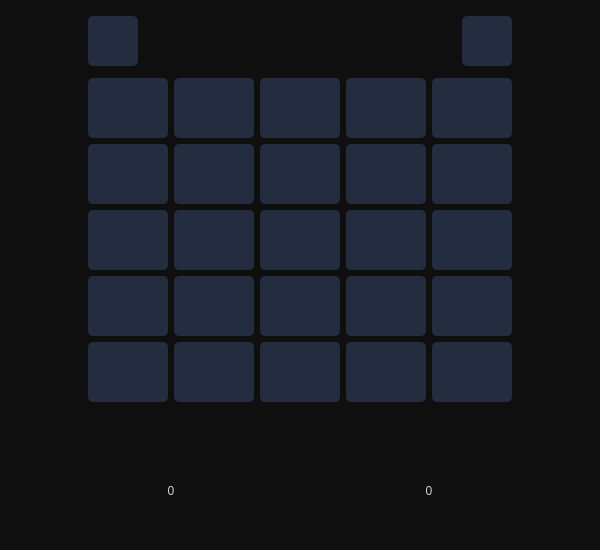
<?xml version="1.0" encoding="UTF-8"?>
<ui version="4.0">
 <class>FFiveGame</class>
 <widget class="QWidget" name="FFiveGame">
  <property name="geometry">
   <rect>
    <x>0</x>
    <y>0</y>
    <width>600</width>
    <height>550</height>
   </rect>
  </property>
  <property name="minimumSize">
   <size>
    <width>600</width>
    <height>550</height>
   </size>
  </property>
  <property name="styleSheet">
   <string notr="true">QWidget {
	background-color: #0F0F0F;
}
QPushButton {
	color: rgb(185, 185, 185);
	border-radius: 5px;
	
	background-color: #232D3F;
}

QPushButton:hover {
	background-color: #e94141;
}

QLabel {
	color: rgb(209, 209, 209);
	font: 12pt &quot;Comic Sans MS&quot;;
}</string>
  </property>
  <layout class="QGridLayout" name="gridLayout_2" rowstretch="3,0,0,0,0,0,0,0,0,0,2">
   <item row="3" column="1">
    <widget class="QPushButton" name="pushButton11">
     <property name="minimumSize">
      <size>
       <width>80</width>
       <height>60</height>
      </size>
     </property>
     <property name="maximumSize">
      <size>
       <width>80</width>
       <height>60</height>
      </size>
     </property>
     <property name="font">
      <font>
       <family>Comic Sans MS</family>
       <pointsize>20</pointsize>
       <bold>true</bold>
      </font>
     </property>
     <property name="text">
      <string/>
     </property>
    </widget>
   </item>
   <item row="2" column="1">
    <widget class="QPushButton" name="pushButton6">
     <property name="minimumSize">
      <size>
       <width>80</width>
       <height>60</height>
      </size>
     </property>
     <property name="maximumSize">
      <size>
       <width>80</width>
       <height>60</height>
      </size>
     </property>
     <property name="font">
      <font>
       <family>Comic Sans MS</family>
       <pointsize>20</pointsize>
       <bold>true</bold>
      </font>
     </property>
     <property name="text">
      <string/>
     </property>
    </widget>
   </item>
   <item row="3" column="2">
    <widget class="QPushButton" name="pushButton12">
     <property name="minimumSize">
      <size>
       <width>80</width>
       <height>60</height>
      </size>
     </property>
     <property name="maximumSize">
      <size>
       <width>80</width>
       <height>60</height>
      </size>
     </property>
     <property name="font">
      <font>
       <family>Comic Sans MS</family>
       <pointsize>20</pointsize>
       <bold>true</bold>
      </font>
     </property>
     <property name="text">
      <string/>
     </property>
    </widget>
   </item>
   <item row="9" column="1" colspan="2">
    <widget class="QLabel" name="player1Score">
     <property name="text">
      <string>0</string>
     </property>
     <property name="alignment">
      <set>Qt::AlignCenter</set>
     </property>
    </widget>
   </item>
   <item row="0" column="3">
    <spacer name="verticalSpacer_2">
     <property name="orientation">
      <enum>Qt::Vertical</enum>
     </property>
     <property name="sizeHint" stdset="0">
      <size>
       <width>20</width>
       <height>40</height>
      </size>
     </property>
    </spacer>
   </item>
   <item row="8" column="3" rowspan="2" alignment="Qt::AlignHCenter|Qt::AlignVCenter">
    <widget class="QLabel" name="vsLabel">
     <property name="maximumSize">
      <size>
       <width>50</width>
       <height>50</height>
      </size>
     </property>
     <property name="text">
      <string/>
     </property>
     <property name="pixmap">
      <pixmap resource="../resource/resource.qrc">:/icons/vs.png</pixmap>
     </property>
     <property name="scaledContents">
      <bool>true</bool>
     </property>
     <property name="alignment">
      <set>Qt::AlignCenter</set>
     </property>
    </widget>
   </item>
   <item row="4" column="5">
    <widget class="QPushButton" name="pushButton20">
     <property name="minimumSize">
      <size>
       <width>80</width>
       <height>60</height>
      </size>
     </property>
     <property name="maximumSize">
      <size>
       <width>80</width>
       <height>60</height>
      </size>
     </property>
     <property name="font">
      <font>
       <family>Comic Sans MS</family>
       <pointsize>20</pointsize>
       <bold>true</bold>
      </font>
     </property>
     <property name="text">
      <string/>
     </property>
    </widget>
   </item>
   <item row="4" column="4">
    <widget class="QPushButton" name="pushButton19">
     <property name="minimumSize">
      <size>
       <width>80</width>
       <height>60</height>
      </size>
     </property>
     <property name="maximumSize">
      <size>
       <width>80</width>
       <height>60</height>
      </size>
     </property>
     <property name="font">
      <font>
       <family>Comic Sans MS</family>
       <pointsize>20</pointsize>
       <bold>true</bold>
      </font>
     </property>
     <property name="text">
      <string/>
     </property>
    </widget>
   </item>
   <item row="6" column="3">
    <spacer name="verticalSpacer">
     <property name="orientation">
      <enum>Qt::Vertical</enum>
     </property>
     <property name="sizeHint" stdset="0">
      <size>
       <width>20</width>
       <height>40</height>
      </size>
     </property>
    </spacer>
   </item>
   <item row="10" column="3">
    <spacer name="verticalSpacer_3">
     <property name="orientation">
      <enum>Qt::Vertical</enum>
     </property>
     <property name="sizeHint" stdset="0">
      <size>
       <width>20</width>
       <height>40</height>
      </size>
     </property>
    </spacer>
   </item>
   <item row="0" column="1" alignment="Qt::AlignLeft|Qt::AlignVCenter">
    <widget class="QPushButton" name="homeButton">
     <property name="minimumSize">
      <size>
       <width>50</width>
       <height>50</height>
      </size>
     </property>
     <property name="maximumSize">
      <size>
       <width>50</width>
       <height>50</height>
      </size>
     </property>
     <property name="text">
      <string/>
     </property>
     <property name="icon">
      <iconset resource="../resource/resource.qrc">
       <normaloff>:/icons/home.png</normaloff>:/icons/home.png</iconset>
     </property>
     <property name="iconSize">
      <size>
       <width>24</width>
       <height>24</height>
      </size>
     </property>
    </widget>
   </item>
   <item row="2" column="2">
    <widget class="QPushButton" name="pushButton7">
     <property name="minimumSize">
      <size>
       <width>80</width>
       <height>60</height>
      </size>
     </property>
     <property name="maximumSize">
      <size>
       <width>80</width>
       <height>60</height>
      </size>
     </property>
     <property name="font">
      <font>
       <family>Comic Sans MS</family>
       <pointsize>20</pointsize>
       <bold>true</bold>
      </font>
     </property>
     <property name="text">
      <string/>
     </property>
    </widget>
   </item>
   <item row="1" column="4">
    <widget class="QPushButton" name="pushButton4">
     <property name="minimumSize">
      <size>
       <width>80</width>
       <height>60</height>
      </size>
     </property>
     <property name="maximumSize">
      <size>
       <width>80</width>
       <height>60</height>
      </size>
     </property>
     <property name="font">
      <font>
       <family>Comic Sans MS</family>
       <pointsize>20</pointsize>
       <bold>true</bold>
      </font>
     </property>
     <property name="text">
      <string/>
     </property>
    </widget>
   </item>
   <item row="8" column="1" colspan="2">
    <widget class="QLabel" name="player1Label">
     <property name="minimumSize">
      <size>
       <width>0</width>
       <height>30</height>
      </size>
     </property>
     <property name="font">
      <font>
       <family>Comic Sans MS</family>
       <pointsize>12</pointsize>
       <italic>false</italic>
       <bold>false</bold>
      </font>
     </property>
     <property name="text">
      <string/>
     </property>
     <property name="alignment">
      <set>Qt::AlignCenter</set>
     </property>
    </widget>
   </item>
   <item row="4" column="3">
    <widget class="QPushButton" name="pushButton18">
     <property name="minimumSize">
      <size>
       <width>80</width>
       <height>60</height>
      </size>
     </property>
     <property name="maximumSize">
      <size>
       <width>80</width>
       <height>60</height>
      </size>
     </property>
     <property name="font">
      <font>
       <family>Comic Sans MS</family>
       <pointsize>20</pointsize>
       <bold>true</bold>
      </font>
     </property>
     <property name="text">
      <string/>
     </property>
    </widget>
   </item>
   <item row="4" column="2">
    <widget class="QPushButton" name="pushButton17">
     <property name="minimumSize">
      <size>
       <width>80</width>
       <height>60</height>
      </size>
     </property>
     <property name="maximumSize">
      <size>
       <width>80</width>
       <height>60</height>
      </size>
     </property>
     <property name="font">
      <font>
       <family>Comic Sans MS</family>
       <pointsize>20</pointsize>
       <bold>true</bold>
      </font>
     </property>
     <property name="text">
      <string/>
     </property>
    </widget>
   </item>
   <item row="2" column="5">
    <widget class="QPushButton" name="pushButton10">
     <property name="minimumSize">
      <size>
       <width>80</width>
       <height>60</height>
      </size>
     </property>
     <property name="maximumSize">
      <size>
       <width>80</width>
       <height>60</height>
      </size>
     </property>
     <property name="font">
      <font>
       <family>Comic Sans MS</family>
       <pointsize>20</pointsize>
       <bold>true</bold>
      </font>
     </property>
     <property name="text">
      <string/>
     </property>
    </widget>
   </item>
   <item row="1" column="1">
    <widget class="QPushButton" name="pushButton1">
     <property name="minimumSize">
      <size>
       <width>80</width>
       <height>60</height>
      </size>
     </property>
     <property name="maximumSize">
      <size>
       <width>80</width>
       <height>60</height>
      </size>
     </property>
     <property name="font">
      <font>
       <family>Comic Sans MS</family>
       <pointsize>20</pointsize>
       <bold>true</bold>
      </font>
     </property>
     <property name="text">
      <string/>
     </property>
    </widget>
   </item>
   <item row="1" column="2">
    <widget class="QPushButton" name="pushButton2">
     <property name="minimumSize">
      <size>
       <width>80</width>
       <height>60</height>
      </size>
     </property>
     <property name="maximumSize">
      <size>
       <width>80</width>
       <height>60</height>
      </size>
     </property>
     <property name="font">
      <font>
       <family>Comic Sans MS</family>
       <pointsize>20</pointsize>
       <bold>true</bold>
      </font>
     </property>
     <property name="text">
      <string/>
     </property>
    </widget>
   </item>
   <item row="5" column="3">
    <widget class="QPushButton" name="pushButton23">
     <property name="minimumSize">
      <size>
       <width>80</width>
       <height>60</height>
      </size>
     </property>
     <property name="maximumSize">
      <size>
       <width>80</width>
       <height>60</height>
      </size>
     </property>
     <property name="font">
      <font>
       <family>Comic Sans MS</family>
       <pointsize>20</pointsize>
       <bold>true</bold>
      </font>
     </property>
     <property name="text">
      <string/>
     </property>
    </widget>
   </item>
   <item row="2" column="3">
    <widget class="QPushButton" name="pushButton8">
     <property name="minimumSize">
      <size>
       <width>80</width>
       <height>60</height>
      </size>
     </property>
     <property name="maximumSize">
      <size>
       <width>80</width>
       <height>60</height>
      </size>
     </property>
     <property name="font">
      <font>
       <family>Comic Sans MS</family>
       <pointsize>20</pointsize>
       <bold>true</bold>
      </font>
     </property>
     <property name="text">
      <string/>
     </property>
    </widget>
   </item>
   <item row="5" column="4">
    <widget class="QPushButton" name="pushButton24">
     <property name="minimumSize">
      <size>
       <width>80</width>
       <height>60</height>
      </size>
     </property>
     <property name="maximumSize">
      <size>
       <width>80</width>
       <height>60</height>
      </size>
     </property>
     <property name="font">
      <font>
       <family>Comic Sans MS</family>
       <pointsize>20</pointsize>
       <bold>true</bold>
      </font>
     </property>
     <property name="text">
      <string/>
     </property>
    </widget>
   </item>
   <item row="4" column="1">
    <widget class="QPushButton" name="pushButton16">
     <property name="minimumSize">
      <size>
       <width>80</width>
       <height>60</height>
      </size>
     </property>
     <property name="maximumSize">
      <size>
       <width>80</width>
       <height>60</height>
      </size>
     </property>
     <property name="font">
      <font>
       <family>Comic Sans MS</family>
       <pointsize>20</pointsize>
       <bold>true</bold>
      </font>
     </property>
     <property name="text">
      <string/>
     </property>
    </widget>
   </item>
   <item row="3" column="5">
    <widget class="QPushButton" name="pushButton15">
     <property name="minimumSize">
      <size>
       <width>80</width>
       <height>60</height>
      </size>
     </property>
     <property name="maximumSize">
      <size>
       <width>80</width>
       <height>60</height>
      </size>
     </property>
     <property name="font">
      <font>
       <family>Comic Sans MS</family>
       <pointsize>20</pointsize>
       <bold>true</bold>
      </font>
     </property>
     <property name="text">
      <string/>
     </property>
    </widget>
   </item>
   <item row="8" column="4" colspan="2">
    <widget class="QLabel" name="player2Label">
     <property name="minimumSize">
      <size>
       <width>0</width>
       <height>30</height>
      </size>
     </property>
     <property name="font">
      <font>
       <family>Comic Sans MS</family>
       <pointsize>12</pointsize>
       <italic>false</italic>
       <bold>false</bold>
      </font>
     </property>
     <property name="styleSheet">
      <string notr="true"/>
     </property>
     <property name="text">
      <string/>
     </property>
     <property name="alignment">
      <set>Qt::AlignCenter</set>
     </property>
     <property name="wordWrap">
      <bool>true</bool>
     </property>
    </widget>
   </item>
   <item row="5" column="2">
    <widget class="QPushButton" name="pushButton22">
     <property name="minimumSize">
      <size>
       <width>80</width>
       <height>60</height>
      </size>
     </property>
     <property name="maximumSize">
      <size>
       <width>80</width>
       <height>60</height>
      </size>
     </property>
     <property name="font">
      <font>
       <family>Comic Sans MS</family>
       <pointsize>20</pointsize>
       <bold>true</bold>
      </font>
     </property>
     <property name="text">
      <string/>
     </property>
    </widget>
   </item>
   <item row="1" column="5">
    <widget class="QPushButton" name="pushButton5">
     <property name="minimumSize">
      <size>
       <width>80</width>
       <height>60</height>
      </size>
     </property>
     <property name="maximumSize">
      <size>
       <width>80</width>
       <height>60</height>
      </size>
     </property>
     <property name="font">
      <font>
       <family>Comic Sans MS</family>
       <pointsize>20</pointsize>
       <bold>true</bold>
      </font>
     </property>
     <property name="text">
      <string/>
     </property>
    </widget>
   </item>
   <item row="3" column="3">
    <widget class="QPushButton" name="pushButton13">
     <property name="minimumSize">
      <size>
       <width>80</width>
       <height>60</height>
      </size>
     </property>
     <property name="maximumSize">
      <size>
       <width>80</width>
       <height>60</height>
      </size>
     </property>
     <property name="font">
      <font>
       <family>Comic Sans MS</family>
       <pointsize>20</pointsize>
       <bold>true</bold>
      </font>
     </property>
     <property name="text">
      <string/>
     </property>
    </widget>
   </item>
   <item row="5" column="1">
    <widget class="QPushButton" name="pushButton21">
     <property name="minimumSize">
      <size>
       <width>80</width>
       <height>60</height>
      </size>
     </property>
     <property name="maximumSize">
      <size>
       <width>80</width>
       <height>60</height>
      </size>
     </property>
     <property name="font">
      <font>
       <family>Comic Sans MS</family>
       <pointsize>20</pointsize>
       <bold>true</bold>
      </font>
     </property>
     <property name="text">
      <string/>
     </property>
    </widget>
   </item>
   <item row="3" column="4">
    <widget class="QPushButton" name="pushButton14">
     <property name="minimumSize">
      <size>
       <width>80</width>
       <height>60</height>
      </size>
     </property>
     <property name="maximumSize">
      <size>
       <width>80</width>
       <height>60</height>
      </size>
     </property>
     <property name="font">
      <font>
       <family>Comic Sans MS</family>
       <pointsize>20</pointsize>
       <bold>true</bold>
      </font>
     </property>
     <property name="text">
      <string/>
     </property>
    </widget>
   </item>
   <item row="1" column="0">
    <spacer name="horizontalSpacer">
     <property name="orientation">
      <enum>Qt::Horizontal</enum>
     </property>
     <property name="sizeHint" stdset="0">
      <size>
       <width>0</width>
       <height>0</height>
      </size>
     </property>
    </spacer>
   </item>
   <item row="2" column="4">
    <widget class="QPushButton" name="pushButton9">
     <property name="minimumSize">
      <size>
       <width>80</width>
       <height>60</height>
      </size>
     </property>
     <property name="maximumSize">
      <size>
       <width>80</width>
       <height>60</height>
      </size>
     </property>
     <property name="font">
      <font>
       <family>Comic Sans MS</family>
       <pointsize>20</pointsize>
       <bold>true</bold>
      </font>
     </property>
     <property name="text">
      <string/>
     </property>
    </widget>
   </item>
   <item row="9" column="4" colspan="2">
    <widget class="QLabel" name="player2Score">
     <property name="text">
      <string>0</string>
     </property>
     <property name="alignment">
      <set>Qt::AlignCenter</set>
     </property>
    </widget>
   </item>
   <item row="1" column="3">
    <widget class="QPushButton" name="pushButton3">
     <property name="minimumSize">
      <size>
       <width>80</width>
       <height>60</height>
      </size>
     </property>
     <property name="maximumSize">
      <size>
       <width>80</width>
       <height>60</height>
      </size>
     </property>
     <property name="font">
      <font>
       <family>Comic Sans MS</family>
       <pointsize>20</pointsize>
       <bold>true</bold>
      </font>
     </property>
     <property name="text">
      <string/>
     </property>
    </widget>
   </item>
   <item row="1" column="6">
    <spacer name="horizontalSpacer_2">
     <property name="orientation">
      <enum>Qt::Horizontal</enum>
     </property>
     <property name="sizeHint" stdset="0">
      <size>
       <width>0</width>
       <height>0</height>
      </size>
     </property>
    </spacer>
   </item>
   <item row="5" column="5">
    <widget class="QPushButton" name="pushButton25">
     <property name="minimumSize">
      <size>
       <width>80</width>
       <height>60</height>
      </size>
     </property>
     <property name="maximumSize">
      <size>
       <width>80</width>
       <height>60</height>
      </size>
     </property>
     <property name="font">
      <font>
       <family>Comic Sans MS</family>
       <pointsize>20</pointsize>
       <bold>true</bold>
      </font>
     </property>
     <property name="text">
      <string/>
     </property>
    </widget>
   </item>
   <item row="0" column="5" alignment="Qt::AlignRight|Qt::AlignVCenter">
    <widget class="QPushButton" name="restartButton">
     <property name="minimumSize">
      <size>
       <width>50</width>
       <height>50</height>
      </size>
     </property>
     <property name="maximumSize">
      <size>
       <width>50</width>
       <height>50</height>
      </size>
     </property>
     <property name="text">
      <string/>
     </property>
     <property name="icon">
      <iconset resource="../resource/resource.qrc">
       <normaloff>:/icons/redo.png</normaloff>:/icons/redo.png</iconset>
     </property>
     <property name="iconSize">
      <size>
       <width>25</width>
       <height>25</height>
      </size>
     </property>
    </widget>
   </item>
  </layout>
 </widget>
 <resources>
  <include location="../resource/resource.qrc"/>
 </resources>
 <connections/>
</ui>
